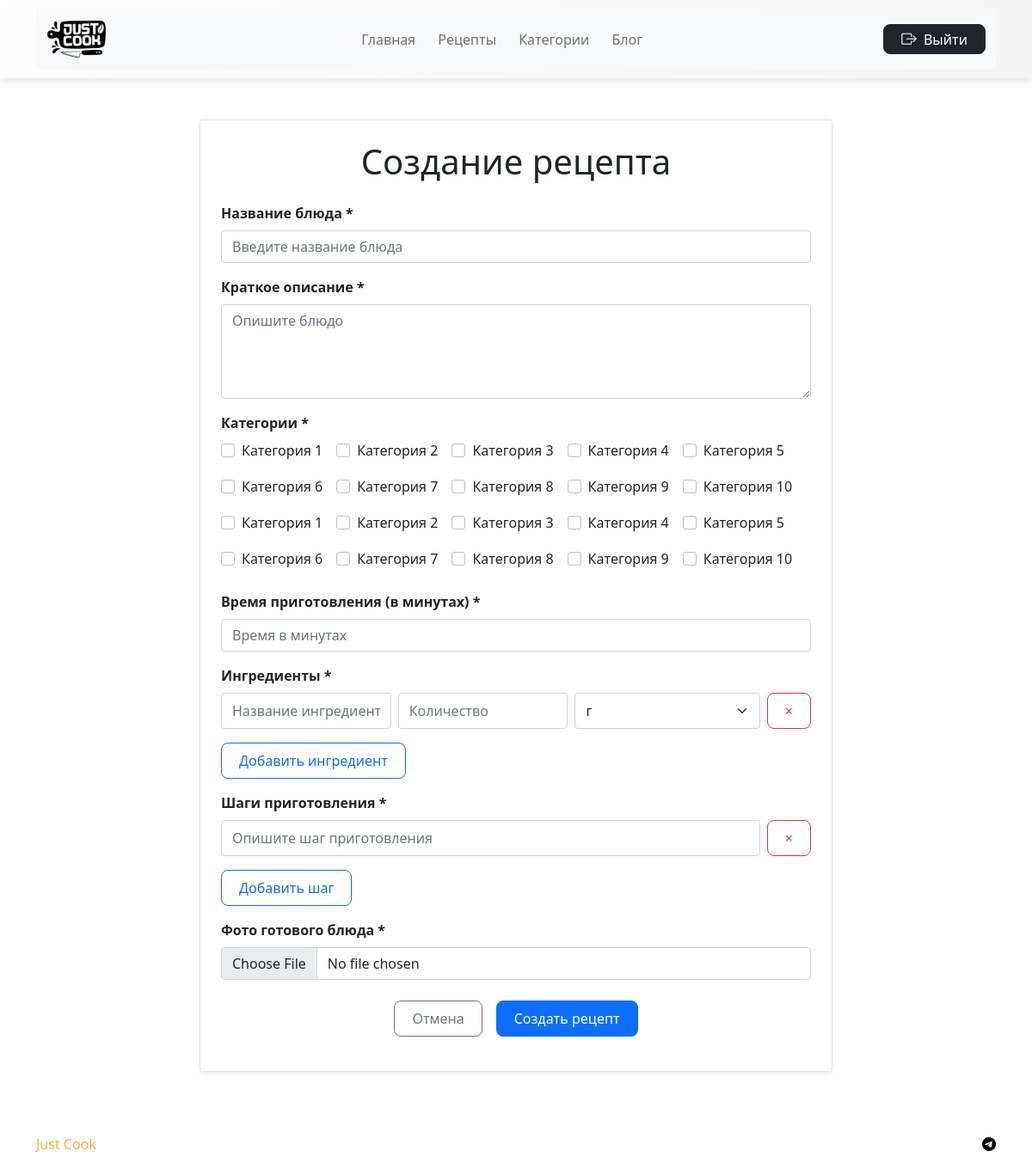
Page /create_recipe/ (signed in) on the committed database.
### myapp/models.py (models this page shows, shortened)
class Category(models.Model):
    name = models.CharField(max_length=100, verbose_name="Название категории")
    description = models.TextField(max_length=250)
    photo = models.ImageField(upload_to='category_photos/', default='default_image.png')
    date_of_create = models.DateTimeField(auto_now_add=True, verbose_name="Дата создания")
    class Meta:
        verbose_name = "Категория"
        verbose_name_plural = "Категории"

### myapp/views.py (the view)
# urls.py: path('create_recipe/', views.create_recipe, name='create_recipe'),
@login_required
def create_recipe(request):
    if request.method == 'POST':
        form = RecipeForm(request.POST, request.FILES)
        if form.is_valid():
            try:
                with transaction.atomic():
                    recipe = form.save(commit=False)
                    recipe.author = request.user
                    ingredients = []
                    ingredient_names = request.POST.getlist('ingredient_name[]')
                    ingredient_amounts = request.POST.getlist('ingredient_amount[]')
                    ingredient_units = request.POST.getlist('ingredient_unit[]')
                    if len(ingredient_names) != len(ingredient_amounts) or len(ingredient_names) != len(ingredient_units):
                        form.add_error(None, 'Ошибка в данных ингредиентов')
                        raise ValidationError('Ошибка в данных ингредиентов')
                    for i in range(len(ingredient_names)):
                        name = ingredient_names[i].strip()
                        amount = ingredient_amounts[i].strip()
                        unit = ingredient_units[i]
                        if not name and not amount:
                            if len(ingredient_names) == 1:
                                form.add_error(None, 'Добавьте хотя бы один ингредиент')
                                raise ValidationError('Добавьте хотя бы один ингредиент')
                            continue
                        if not name or not amount:
                            form.add_error(None, 'Все поля ингредиентов должны быть заполнены')
                            raise ValidationError('Все поля ингредиентов должны быть заполнены')
                        if not amount.replace(',', '').replace('.', '').isdigit():
                            form.add_error(None, 'Количество ингредиента должно быть числом')
                            raise ValidationError('Количество ингредиента должно быть числом')
                        ingredients.append({
                            'name': name,
                            'amount': amount,
                            'unit': unit
                        })
                    if not ingredients:
                        form.add_error(None, 'Добавьте хотя бы один ингредиент')
                        raise ValidationError('Добавьте хотя бы один ингредиент')
                    recipe.ingredients = ingredients
                    cooking_steps = [step.strip() for step in request.POST.getlist('cooking_step[]') if step.strip()]
                    if not cooking_steps:
                        form.add_error(None, 'Добавьте хотя бы один шаг приготовления')
                        raise ValidationError('Добавьте хотя бы один шаг приготовления')
                    recipe.cooking_steps = cooking_steps
                    if not request.POST.getlist('categories'):
                        form.add_error(None, 'Выберите хотя бы одну категорию')
                        raise ValidationError('Выберите хотя бы одну категорию')
                    recipe.save()
                    for category_id in request.POST.getlist('categories'):
                        RecipeCategory.objects.create(
                            recipe=recipe,
                            category_id=category_id
                        )
                    messages.success(request, 'Рецепт успешно создан!')
                    return redirect('recipe_detail', recipe_id=recipe.id)
            except ValidationError as e:
                messages.error(request, str(e))
            except Exception as e:
                messages.error(request, 'Произошла ошибка при сохранении рецепта')
                print(f"Error saving recipe: {e}")
    else:
        form = RecipeForm()
    return render(request, 'myapp/create_recipe.html', {
        'form': form,
        'categories': Category.objects.all(),
        'units': UnitChoices.choices,
    })

### myapp/forms.py (shortened to what this page needs)
class RecipeForm(forms.ModelForm):
    class Meta:
        model = Recipe
        fields = ['title', 'description', 'cooking_time', 'image_of_food']
        widgets = {
            'title': forms.TextInput(attrs={
                'class': 'form-control',
                'placeholder': 'Введите название блюда'
            }),
            'description': forms.Textarea(attrs={
                'class': 'form-control',
                'placeholder': 'Опишите блюдо',
                'rows': 4
            }),
            'cooking_time': forms.NumberInput(attrs={
                'class': 'form-control',
                'min': 1,
                'placeholder': 'Время в минутах'
            }),
            'image_of_food': forms.FileInput(attrs={
                'class': 'form-control'
            })
        }

### myapp/models.py (called while the page is built)
    @classmethod
    def choices(cls):
        return [(item.value, item.value) for item in cls]

### myapp/templates/myapp/create_recipe.html (shortened to what this page needs)
{% extends "base.html" %} {% load recipe_tags %} {% block title %}Создание рецепта{% endblock %} {% block content %}
<div class="container py-5">
	<div class="row justify-content-center">
		<div class="col-lg-8">
			<div class="card shadow-sm">
				<div class="card-body p-4">
					<h1 class="card-title text-center mb-4">Создание рецепта</h1>
					<form method="post" enctype="multipart/form-data" novalidate>
						<div class="mb-3">
							<label class="form-label fw-bold">Название блюда *</label>
							{{ form.title }}
						</div>
						<div class="mb-3">
							<label class="form-label fw-bold">Краткое описание *</label>
							{{ form.description }}
						</div>
						<div class="mb-4">
							<label class="form-label fw-bold">Категории *</label>
							<div class="d-flex flex-wrap gap-3" id="categories-container">
								{% for category in categories %}
								<div class="form-check">
									<input
										type="checkbox"
										class="form-check-input category-checkbox"
										name="categories"
										value="{{ category.id }}"
										id="category{{ category.id }}"
									/>
									<label class="form-check-label" for="category{{ category.id }}"> {{ category.name }} </label>
								</div>
								{% endfor %}
							</div>
						</div>
						<div class="mb-3">
							<label class="form-label fw-bold">Время приготовления (в минутах) *</label>
							{{ form.cooking_time }}
						</div>
						<div class="mb-3">
							<label class="form-label fw-bold">Ингредиенты *</label>
							<div id="ingredients-container">
								<div class="ingredient-row mb-2">
									<div class="d-flex gap-2">
										<input
											type="text"
											class="form-control"
											name="ingredient_name[]"
											placeholder="Название ингредиента"
											required
										/>
										<input
											type="text"
											class="form-control"
											name="ingredient_amount[]"
											placeholder="Количество"
											pattern="^[0-9,.]+$"
											required
										/>
										<select class="form-select" name="ingredient_unit[]" required>
											{% for unit in units %}
											<option value="{{ unit.0 }}">{{ unit.1 }}</option>
											{% endfor %}
										</select>
										<button type="button" class="btn btn-outline-danger" onclick="removeIngredient(this)">×</button>
									</div>
								</div>
							</div>
							<button type="button" class="btn btn-outline-primary mt-2" onclick="addIngredient()">
								Добавить ингредиент
							</button>
						</div>
						<div class="mb-3">
							<label class="form-label fw-bold">Шаги приготовления *</label>
							<div id="steps-container">
								<div class="step-row mb-2">
									<div class="d-flex gap-2">
										<input
											type="text"
											class="form-control"
											name="cooking_step[]"
											placeholder="Опишите шаг приготовления"
											required
										/>
										<button type="button" class="btn btn-outline-danger" onclick="removeStep(this)">×</button>
									</div>
								</div>
							</div>
							<button type="button" class="btn btn-outline-primary mt-2" onclick="addStep()">Добавить шаг</button>
						</div>
						<div class="mb-3">
							<label class="form-label fw-bold">Фото готового блюда *</label>
							{{ form.image_of_food }}
						</div>
						<div class="d-flex justify-content-center gap-3 mt-4">
							<button type="button" class="btn btn-outline-secondary" onclick="history.back()">Отмена</button>
							<button type="submit" class="btn btn-primary">Создать рецепт</button>
						</div>
					</form>
				</div>
			</div>
		</div>
	</div>
</div>
{% endblock content %}

### static/css/style.css (style rules this page uses)
:root { --custom-yellow-color: #ffb031; --custom-orrange-color: #fd9900; --custom-pink-color: #fd6e8c; --custom-peach-color: #ec7440; --custom-black-color: #1e1e1e; }
.btn { padding: 0.5rem 1.25rem; border-radius: 8px; transition: all 0.3s ease; display: inline-flex; align-items: center; justify-content: center; gap: 0.5rem; }

### rows in the picture
Category: name "Категория 1"
Category: name "Категория 2"
Category: name "Категория 3"
Category: name "Категория 4"
Category: name "Категория 5"
Category: name "Категория 6"
Category: name "Категория 7"
Category: name "Категория 8"
Category: name "Категория 9"
Category: name "Категория 10"
Category: name "Категория 1"
Category: name "Категория 2"
Category: name "Категория 3"
Category: name "Категория 4"
Category: name "Категория 5"
Category: name "Категория 6"
Category: name "Категория 7"
Category: name "Категория 8"
Category: name "Категория 9"
Category: name "Категория 10"

### other values in the picture
form field value "г"
